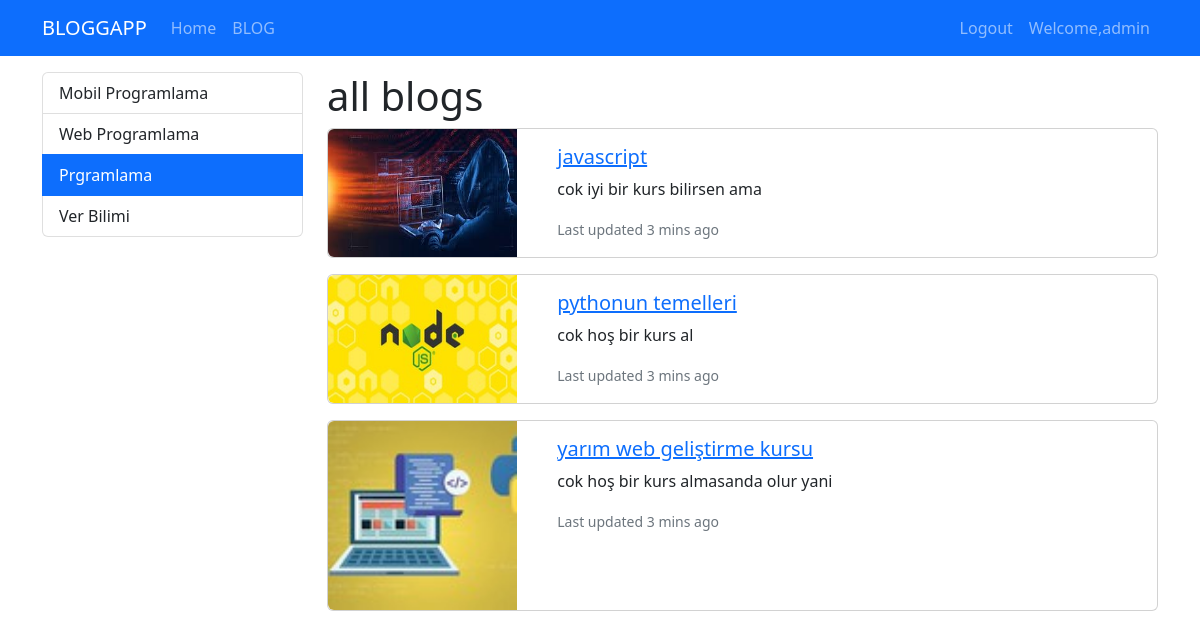
/category/prgramlama (signed in), run on the app's committed database.
### blog/models.py (models this page shows, shortened)
class Category(models.Model):
    name=models.CharField(max_length=150)
    slug=models.SlugField(null=False,blank=True,unique=True,db_index=True,editable=False)#blank ile bos deger yazıp kayıt et dediğinde hata alıyorduk bunu engelledi artık bos kayıt edebilirsin program kendisi sug oluşturacak

class Blog(models.Model):
    title=models.CharField(max_length=200)
    image=models.ImageField(upload_to="blogs")#gerekli resimleri database de tutmak için
    description=RichTextField()#admin panelinde sana html yazabileceğin bir sayfa geliyor istersen düz bir şekildedde yazabilrisin ama
    is_active=models.BooleanField(default=False)
    is_home=models.BooleanField(default=False)
    slug=models.SlugField(null=False,blank=True,unique=True,db_index=True,editable=False)#blank ile bos deger yazıp kayıt et dediğinde hata alıyorduk bunu engelledi artık bos kayıt edebilirsin program kendisi sug oluşturacak
    categories=models.ManyToManyField(Category,blank=True)

### blog/views.py (the view)
# urls.py: path("category/<slug:slug>",views.blogs_by_category,name="blogs_by_category"),
def blogs_by_category(request,slug):
    context={
        "blogs":Category.objects.get(slug=slug).blog_set.filter(is_active=True),
        "categories":Category.objects.all(),
        "selected_category":slug
    }
    return render(request,"blog/blogs.html",context)

### blog/templates/blog/blogs.html (shortened to what this page needs)
 {%extends "base.html"%}{% comment %}base.html yi inport ediyoruz asağıdaki block lara base.hmtl deki bosluklaır dolduruyoruz {% endcomment %}
{%block content%}
    <div class="container mt-3">
        <div class="row">
            <div class="col-3">
                {%include 'paritals/categorires.html'%}
            </div>
            <div class="col-9">
                <h1>all blogs</h1>
                {%for blog in blogs%}
                    {%include 'partials/_blog.html'%}
                {%endfor%}
            </div>
        </div>
    </div>
{%endblock%}

### templates/paritals/_navbar.html (shortened to what this page needs)
<nav class="navbar navbar-dark bg-primary navbar-expand-lg">
    <div class="container">
        <a class="navbar-brand" href="{%url 'HOME'%}">BLOGGAPP</a>
      <div class="collapse navbar-collapse" id="navbarNavDropdown">
        <ul class="navbar-nav me-auto">
          <li class="nav-item">
            <a class="nav-link " href="{%url 'HOME'%}">Home</a>
          </li>
          <li class="nav-item">
            <a class="nav-link" href="{%url 'BLOG'%}">BLOG</a>
          </li>
        </ul>
        <ul class="navbar-nav ms-auto">
          {% if user.is_authenticated %}
            <li class="nav-item">
              <a class="nav-link" href="{% url 'Logout' %}">Logout</a>
            </li>
            <li class="nav-item">
              <a class="nav-link" href="">Welcome,{{user.username}}</a>
            </li>
          {% endif %}
        </ul>
      </div>
    </div>
  </nav>

### templates/paritals/categorires.html (shortened to what this page needs)
<div class="list-group">
    {% for category in categories%}
        {% if category.slug == selected_category %}
            <a class="list-group-item list-group-item-action active" href="{% url 'blogs_by_category' category.slug %}">{{category.name|title}}</a>
        {% else %}
            <a class="list-group-item list-group-item-action" href="{% url 'blogs_by_category' category.slug %}">{{category.name|title}}</a>
        {% endif %}
    {% endfor %}
</div>

### blog/templates/partials/_blog.html (shortened to what this page needs)
{%load static%}
<div class="card mb-3">
    <div class="row">
      <div class="col-md-3">
        <img src="{{blog.image.url}}" class="img-fluid w-100 h-100 rounded-start" alt="">
      </div>
      <div class="col-md-9">
        <div class="card-body">
          <h5 class="card-title">
            <a href="{% url 'blog_datails' blog.slug %}" >{{blog.title}}</a>
          </h5>
          <p class="card-text">{{blog.description|striptags|slice:"0:50"}}</p>
          <p class="card-text"><small class="text-muted">Last updated 3 mins ago</small></p>
        </div>
      </div>
    </div>
</div>

### data on the page
Category: name "Mobil Programlama"
Category: name "Web Programlama"
Category: name "Prgramlama"
Category: name "Ver Bilimi"
Blog: image (picture), title "javascript", description "cok iyi bir kurs bilirsen ama"
Blog: image (picture), title "pythonun temelleri", description "cok hoş bir kurs al"
Blog: image (picture), title "yarım web geliştirme kursu", description "cok hoş bir kurs almasanda olur yani"

### other printed values
{{ user.username }} "admin"
